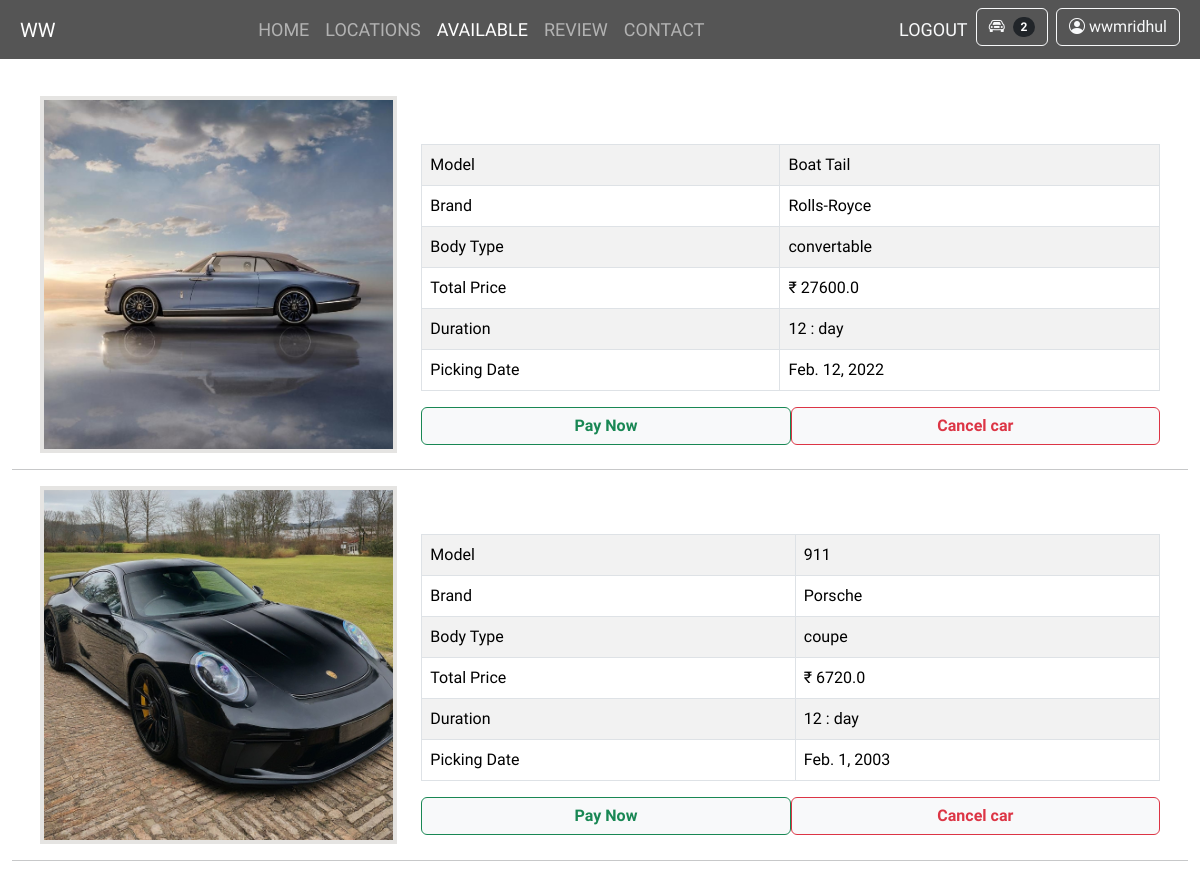
Page /bookings (signed in) on the committed database.
### wwapp/models.py (models this page shows, shortened)
class CarBooking(models.Model):
    user=models.ForeignKey(User, on_delete=models.CASCADE)
    name=models.ForeignKey(CarCategory, on_delete=models.CASCADE, related_name='car_bookings_name')
    renter=models.CharField(max_length=100)
    place=models.CharField(max_length=100)
    contact=models.CharField(max_length=50)
    duration=models.IntegerField(null=True)
    total=models.CharField(max_length=50,null=False,blank=False)
    price=models.ForeignKey(CarCategory, on_delete=models.CASCADE, related_name='car_bookings_price',null=True)
    pd=models.DateField()

class CarCategory(models.Model):
    name=models.CharField(max_length=100)
    desc=models.CharField(max_length=100,null=True,blank=True)
    options=(
        ('premium','premium'),
        ('vintage','vintage')
    )
    category=models.CharField(max_length=100,choices=options)
    options=(
        ('sedan','sedan'),
        ('hatchback','hatchback'),
        ('suv','suv'),
        ('coupe','coupe'),
        ('pickup','pickup'),
        ('convertable','convertable'),
        ('van','van'),
        ('wagon','wagon')
    )
    Type=models.CharField(max_length=100,choices=options)
    brand=models.CharField(max_length=50)
    fuel_option=(
        ('petrol','petrol'),
        ('diesel','diesel'),
        ('electric','electric')
    )
    fuel=models.CharField(max_length=100,choices=fuel_option)
    gear_options=(
        ('Manuel','Manuel'),
        ('Automatic','Automatic')
    )
    transmission=models.CharField(max_length=50,choices=gear_options)
    image_black=models.ImageField(upload_to='car_images_1',null=True,blank=True)
    image_white=models.ImageField(upload_to='car_images_2',null=True,blank=True)
    image_red=models.ImageField(upload_to='car_images_3',null=True,blank=True)
    image_blue=models.ImageField(upload_to='car_images_4',null=True,blank=True)
    image_green=models.ImageField(upload_to='car_images_5',null=True,blank=True)
    milage=models.CharField(max_length=50)
    price=models.IntegerField()
    duration=models.CharField(max_length=100,default='Per Day')
    status=models.BooleanField(default=True)
    exclusive=models.BooleanField(default=False)

### wwapp/views.py (the view)
# urls.py: path('bookings',views.UserBookings.as_view(),name='user_bookings'),
class UserBookings(ListView):
    template_name='user_booking.html'
    model=CarBooking
    context_object_name='bookings'
    def get_queryset(self):
        return CarBooking.objects.filter(user=self.request.user)

### wwapp/context_processors.py (called while the page is built)
def booking_count(request):
    if request.user.is_authenticated:
        count=CarBooking.objects.filter(user=request.user).count()
        return{'count':count}
    else:
        return{'count':0}

### wwapp/templates/user_booking.html (shortened to what this page needs)
{% extends 'user_cars.html' %}
{% block nav %}
<nav class="navbar navbar-expand-lg navbar-dark fixed-top   px-2 navmain">
    <div class="container-fluid">
        <a class="navbar-brand" href="{% url 'user_home' %}">WW</a>
        <div class="collapse navbar-collapse" id="main_nav">
            <ul class="navbar-nav mx-auto mb-2 mb-lg-0">
                <li class="nav-item">
                    <a class="nav-link  " href="{% url 'user_home' %}">HOME</a>
                </li>
                <li class="nav-item">
                    <a class="nav-link " href="{% url 'location_view' %}">LOCATIONS</a>
                </li>
                <li class="nav-item">
                    <a class="nav-link active " href="{% url 'carslist_view' %}">AVAILABLE</a>
                </li>
                <li class="nav-item">
                    <a class="nav-link " href="{% url 'user_blog_view' %}">REVIEW</a>
                </li>
                <li class="nav-item">
                    <a class="nav-link " href="{% url 'user_message' %}">CONTACT</a>
                </li>
            </ul>
            <ul class="navbar-nav">
                <li class="nav-item">
                    <a class="nav-link  text-light" href="{% url 'logout_view' %}">LOGOUT</a>
                </li>
                <li class="nav-item">
                    <a class="btn btn-outline-light me-2" href="{% url 'user_bookings' %}">
                        <i class="bi bi-car-front"></i>
                        <span class="badge bg-dark text-white ms-1 rounded-pill">{{ count }}</span>
                    </a>
                </li>
                <li class="nav-item">
                    <a class="btn btn-outline-light" href="{% url 'user_profile_view' user.id %}">
                        <i class="bi bi-person-circle"></i>
                        {{ user.username }}
                    </a>
                </li>
            </ul>
        </div>
    </div>
</nav>
{% endblock nav %}
{% block content %}
<div style="height: 10vh;"></div>
<div class="container-fluid">
    {% for i in bookings %}
        <div class="row m-3 ">
    <div class="col-md-4  float-start  ">
        <img src="{{ i.name.image_black.url }}" alt="" class=" " style="width: 100%;border:4px rgb(229, 228, 226) solid" id="cardimage">
    </div>
    <div class="col-md-8 float-start ">
        <table class="mt-5 table table-bordered table-responsive-md table-striped ">
            <tr>
                <td class="text-capitalize">model</td>
                <td>{{i.name.name}}</td>
            </tr>
            <tr>
                <td class="text-capitalize">brand</td>
                <td>{{i.name.brand}}</td>
            </tr>
            <tr>
                <td class="text-capitalize">body type</td>
                <td>{{i.name.Type}}</td>
            </tr>
            <tr>
                <td class="text-capitalize">total Price</td>
                <td>₹ {{i.total}}</td>
            </tr>
            <tr>
                <td class="text-capitalize">duration</td>
                <td>{{i.duration}} : day</td>
            </tr>
            <tr>
                <td class="text-capitalize">Picking Date</td>
                <td>{{i.pd}}</td>
            </tr>
        </table>
        <div><a href="#" class="d-flex btn btn-light justify-content-center fw-bolder btn-outline-success float-start w-50 ">Pay Now</a></div>
        <div><a href="{% url 'delete_booking' i.id %}" class="d-flex btn btn-light justify-content-center fw-bolder btn-outline-danger float-start w-50  " >Cancel car</a></div>
    </div>
</div>
<hr>
    {% endfor %}
</div>
{% endblock content%}

### rows in the picture
CarBooking: name.image_black (picture), name.name "Boat Tail", name.brand "Rolls-Royce", name.Type "convertable", total "27600.0", duration "12", pd "Feb. 12, 2022"
CarBooking: name.image_black (picture), name.name "911", name.brand "Porsche", name.Type "coupe", total "6720.0", duration "12", pd "Feb. 1, 2003"

### other values in the picture
{{ count }} "2"
{{ user.username }} "wwmridhul"
